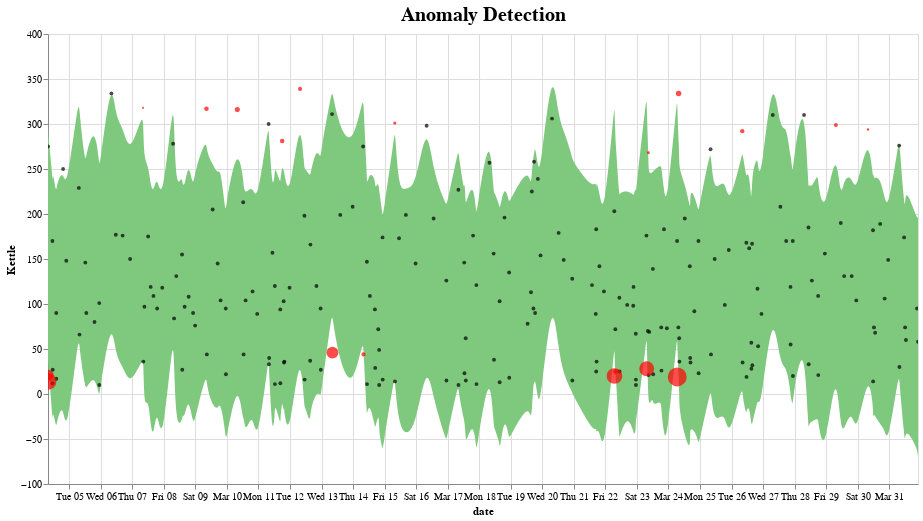

The code cell stored with this chart in its notebook:
### Code cell
plot_anomalies(pred)

### Figure 1 — Vega-Lite specification as saved in the notebook (floating-point values rounded to 4 significant figures; data arrays with more than 128 entries replaced by an {"elided": "..."} marker saying what was removed)
{"config": {"view": {"continuousWidth": 400, "continuousHeight": 300}, "title": {"fontSize": 20}}, "layer": [{"data": {"name": "data-d03b6ab4efa980b45bd5a25e52864518"}, "mark": {"type": "area", "color": "#7FC97F", "interpolate": "basis"}, "encoding": {"tooltip": [{"type": "temporal", "field": "ds"}, {"type": "quantitative", "field": "fact"}, {"type": "quantitative", "field": "yhat_lower"}, {"type": "quantitative", "field": "yhat_upper"}], "x": {"type": "temporal", "field": "ds", "title": "date"}, "y": {"type": "quantitative", "field": "yhat_upper"}, "y2": {"field": "yhat_lower"}}, "selection": {"selector002": {"type": "interval", "bind": "scales", "encodings": ["x", "y"]}}, "title": "Anomaly Detection"}, {"data": {"name": "data-b97059e5efaf7db442ec01b5f3613e93"}, "mark": {"type": "circle", "color": "Black", "opacity": 0.7, "size": 15}, "encoding": {"tooltip": [{"type": "temporal", "field": "ds"}, {"type": "quantitative", "field": "fact"}, {"type": "quantitative", "field": "yhat_lower"}, {"type": "quantitative", "field": "yhat_upper"}], "x": {"type": "temporal", "field": "ds"}, "y": {"type": "quantitative", "field": "fact", "title": "Kettle"}}, "selection": {"selector003": {"type": "interval", "bind": "scales", "encodings": ["x", "y"]}}}, {"data": {"name": "data-31cc03045ab5a4bcc86cfcafee1de15f"}, "mark": {"type": "circle", "color": "Red", "size": 30}, "encoding": {"size": {"type": "quantitative", "field": "importance", "legend": null}, "tooltip": [{"type": "temporal", "field": "ds"}, {"type": "quantitative", "field": "fact"}, {"type": "quantitative", "field": "yhat_lower"}, {"type": "quantitative", "field": "yhat_upper"}], "x": {"type": "temporal", "field": "ds"}, "y": {"type": "quantitative", "field": "fact", "title": "Kettle"}}, "selection": {"selector004": {"type": "interval", "bind": "scales", "encodings": ["x", "y"]}}}], "height": 450, "width": 870, "$schema": "https://vega.github.io/schema/vega-lite/v4.0.2.json", "datasets": {"data-d03b6ab4efa980b45bd5a25e52864518": {"elided": "222 records"}, "data-b97059e5efaf7db442ec01b5f3613e93": {"elided": "203 records"}, "data-31cc03045ab5a4bcc86cfcafee1de15f": [{"ds": "2019-03-04T07:56:47", "trend": 138.2, "yhat": 166.8, "yhat_lower": 35.88, "yhat_upper": 300.0, "fact": 14, "anomaly": -1, "importance": 1.563}, {"ds": "2019-03-04T08:01:01", "trend": 138.2, "yhat": 163.0, "yhat_lower": 34.96, "yhat_upper": 287.4, "fact": 21, "anomaly": -1, "importance": 0.6645}, {"ds": "2019-03-07T08:07:06", "trend": 136.0, "yhat": 178.3, "yhat_lower": 40.66, "yhat_upper": 316.6, "fact": 318, "anomaly": 1, "importance": 0.004554}, {"ds": "2019-03-09T08:25:11", "trend": 134.5, "yhat": 157.0, "yhat_lower": 25.61, "yhat_upper": 285.3, "fact": 317, "anomaly": 1, "importance": 0.09998}, {"ds": "2019-03-10T07:54:52", "trend": 133.8, "yhat": 153.8, "yhat_lower": 16.61, "yhat_upper": 276.5, "fact": 316, "anomaly": 1, "importance": 0.1249}, {"ds": "2019-03-11T18:03:52", "trend": 132.7, "yhat": 120.3, "yhat_lower": -4.572, "yhat_upper": 253.8, "fact": 281, "anomaly": 1, "importance": 0.09677}, {"ds": "2019-03-12T07:38:49", "trend": 132.3, "yhat": 182.1, "yhat_lower": 54.56, "yhat_upper": 313.8, "fact": 339, "anomaly": 1, "importance": 0.07433}, {"ds": "2019-03-13T08:19:07", "trend": 131.5, "yhat": 204.7, "yhat_lower": 82.72, "yhat_upper": 333.4, "fact": 46, "anomaly": -1, "importance": 0.7984}, {"ds": "2019-03-14T07:57:06", "trend": 130.8, "yhat": 180.4, "yhat_lower": 47.33, "yhat_upper": 321.8, "fact": 44, "anomaly": -1, "importance": 0.07564}, {"ds": "2019-03-15T07:45:33", "trend": 130.1, "yhat": 157.6, "yhat_lower": 24.76, "yhat_upper": 290.3, "fact": 301, "anomaly": 1, "importance": 0.03552}, {"ds": "2019-03-22T06:55:56", "trend": 124.9, "yhat": 186.0, "yhat_lower": 48.29, "yhat_upper": 315.1, "fact": 20, "anomaly": -1, "importance": 1.415}, {"ds": "2019-03-22T07:43:56", "trend": 124.8, "yhat": 152.6, "yhat_lower": 27.82, "yhat_upper": 281.2, "fact": 25, "anomaly": -1, "importance": 0.1126}, {"ds": "2019-03-23T07:26:45", "trend": 124.1, "yhat": 191.1, "yhat_lower": 63.32, "yhat_upper": 322.9, "fact": 28, "anomaly": -1, "importance": 1.261}, {"ds": "2019-03-23T08:44:19", "trend": 124.1, "yhat": 131.4, "yhat_lower": -2.557, "yhat_upper": 261.2, "fact": 268, "anomaly": 1, "importance": 0.02538}, {"ds": "2019-03-24T06:41:48", "trend": 123.4, "yhat": 192.3, "yhat_lower": 58.34, "yhat_upper": 322.0, "fact": 19, "anomaly": -1, "importance": 2.071}, {"ds": "2019-03-24T07:44:14", "trend": 123.4, "yhat": 150.3, "yhat_lower": 25.21, "yhat_upper": 282.7, "fact": 334, "anomaly": 1, "importance": 0.1535}, {"ds": "2019-03-26T08:11:12", "trend": 121.8, "yhat": 143.2, "yhat_lower": 12.17, "yhat_upper": 267.7, "fact": 292, "anomaly": 1, "importance": 0.08315}, {"ds": "2019-03-29T07:25:21", "trend": 119.6, "yhat": 159.8, "yhat_lower": 34.82, "yhat_upper": 278.1, "fact": 299, "anomaly": 1, "importance": 0.06989}, {"ds": "2019-03-30T07:54:30", "trend": 118.9, "yhat": 161.9, "yhat_lower": 24.51, "yhat_upper": 290.6, "fact": 294, "anomaly": 1, "importance": 0.01167}]}}
